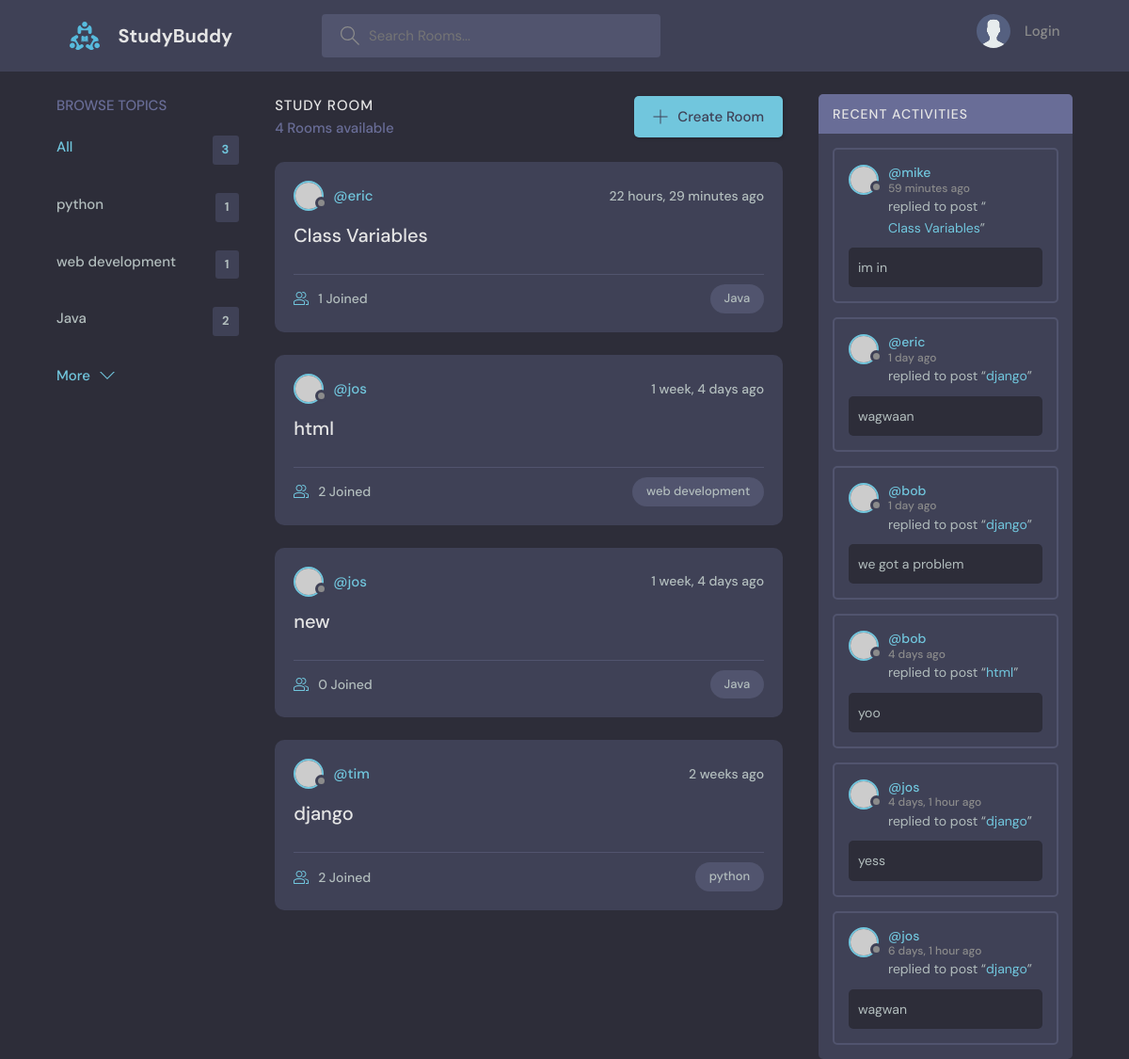
The page / on the database its author committed.
### base/models.py (models this page shows, shortened)
class Topic(models.Model):
    name= models.CharField(max_length=200)

class Room(models.Model):
    host = models.ForeignKey(User, on_delete=models.SET_NULL, null=True)
    topic = models.ForeignKey(Topic, on_delete=models.SET_NULL, null=True)
    name = models.CharField(max_length=200)
    description = models.TextField(null=True, blank=True)
    participants = models.ManyToManyField(
        User, related_name='participants', blank=True)
    updated = models.DateTimeField(auto_now=True)
    created = models.DateTimeField(auto_now_add=True)
    class Meta:
        ordering = ['-updated', '-created']
    def __str__(self):
        return self.name

class Message(models.Model):
    user = models.ForeignKey(User, on_delete=models.CASCADE)
    room = models.ForeignKey(Room, on_delete=models.CASCADE)
    body = models.TextField()
    updated = models.DateTimeField(auto_now=True)
    created = models.DateTimeField(auto_now_add=True)
    class Meta:
        ordering = ['-updated', '-created']

### base/views.py (the view)
# urls.py: path('', views.home, name="home"),
def home(request):
    q = request.GET.get('q') if request.GET.get('q') != None else ''
    rooms = Room.objects.filter(
        Q(topic__name__icontains=q) |
        Q(name__icontains=q) |
        Q(description__icontains=q)
        )
    topics = Topic.objects.all()
    room_count = rooms.count()
    room_messages = Message.objects.filter(Q(room__topic__name__icontains=q))
    context = {'rooms':rooms, 'topics':topics, 'room_count':room_count, 'room_messages':room_messages}
    return render(request, 'base/home.html', context)

### base/templates/base/home.html (shortened to what this page needs)
{% extends 'main.html'%}
{% block content %}
<main class="layout layout--3">
  <div class="container">
    {% include 'base/topics_component.html' %}
    <div class="roomList">
      <div class="roomList__header">
        <div>
          <h2>Study Room</h2>
          <p>{{room_count}} Rooms available</p>
        </div>
        <a class="btn btn--main" href="create-room.html">
          <svg version="1.1" xmlns="http://www.w3.org/2000/svg" width="32" height="32" viewBox="0 0 32 32">
            <title>add</title>
            <path
              d="M16.943 0.943h-1.885v14.115h-14.115v1.885h14.115v14.115h1.885v-14.115h14.115v-1.885h-14.115v-14.115z">
            </path>
          </svg>
          Create Room
        </a>
      </div>
      {% include 'base/feed_component.html' %}
    </div>
    {% include 'base/activity_component.html' %}
  </div>
</main>
{% endblock %}

### base/templates/base/topics_component.html
<div class="topics">
    <div class="topics__header">
        <h2>Browse Topics</h2>
    </div>
    <ul class="topics__list">
        <li>
            <a href="{% url 'home' %}" class="active">All <span>{{topics.count}}</span></a>
        </li>
        {% for topic in topics %}
        <li>
            <a href="{% url 'home' %}?q={{topic.name}}">{{topic.name}}<span>{{topic.room_set.all.count}}</span></a>
        </li>
        {% endfor %}
    </ul>
    <a class="btn btn--link" href="topics.html">
        More
        <svg version="1.1" xmlns="http://www.w3.org/2000/svg" width="32" height="32" viewBox="0 0 32 32">
            <title>chevron-down</title>
            <path d="M16 21l-13-13h-3l16 16 16-16h-3l-13 13z"></path>
        </svg>
    </a>
</div>

### base/templates/base/feed_component.html (shortened to what this page needs)
{% for room in rooms %}
<div class="roomListRoom">
    <div class="roomListRoom__header">
        <a href="{% url 'user-profile' room.host.id %}" class="roomListRoom__author">
            <div class="avatar avatar--small">
                <img src="https://randomuser.me/api/portraits/women/11.jpg" />
            </div>
            <span>@{{room.host.username}}</span>
        </a>
        <div class="roomListRoom__actions">
            <span>{{room.created|timesince}} ago</span>
        </div>
    </div>
    <div class="roomListRoom__content">
        <a href="{% url 'room' room.id %}">{{room.name}}</a>
    </div>
    <div class="roomListRoom__meta">
        <a href="room.html" class="roomListRoom__joined">
            {{room.participants.all.count}} Joined
        </a>
        <p class="roomListRoom__topic">{{room.topic.name}}</p>
    </div>
</div>
{% endfor%}

### base/templates/base/activity_component.html (shortened to what this page needs)
<div class="activities">
    <div class="activities__header">
        <h2>Recent Activities</h2>
    </div>
    {% for message in room_messages %}
    <div class="activities__box">
        <div class="activities__boxHeader roomListRoom__header">
            <a href="{% url 'user-profile' message.user.id %}" class="roomListRoom__author">
                <div class="avatar avatar--small">
                    <img src="https://randomuser.me/api/portraits/women/11.jpg" />
                </div>
                <p>
                    @{{message.user}}
                    <span>{{message.created|timesince}} ago</span>
                </p>
            </a>
        </div>
        <div class="activities__boxContent">
            <p>replied to post “<a href="{% url 'room' message.room.id %}">{{message.room}}</a>”</p>
            <div class="activities__boxRoomContent">
                {{message.body}}
            </div>
        </div>
    </div>
    {% endfor %}
</div>

### rows shown on the page
Topic: name "python", room_set.all.count "1"
Topic: name "web development", room_set.all.count "1"
Topic: name "Java", room_set.all.count "2"
Room: host.username "eric", created "22 hours, 29 minutes", name "Class Variables", participants.all.count "1", topic.name "Java"
Room: host.username "jos", created "1 week, 4 days", name "html", participants.all.count "2", topic.name "web development"
Room: host.username "jos", created "1 week, 4 days", name "new", participants.all.count "0", topic.name "Java"
Room: host.username "tim", created "2 weeks", name "django", participants.all.count "2", topic.name "python"
Message: user "mike", created "59 minutes", room "Class Variables", body "im in"
Message: user "eric", created "1 day", room "django", body "wagwaan"
Message: user "bob", created "1 day", room "django", body "we got a problem"
Message: user "bob", created "4 days", room "html", body "yoo"
Message: user "jos", created "4 days, 1 hour", room "django", body "yess"
Message: user "jos", created "6 days, 1 hour", room "django", body "wagwan"

### other values the page prints
{{ topics.count }} "3"
{{ room_count }} "4"
